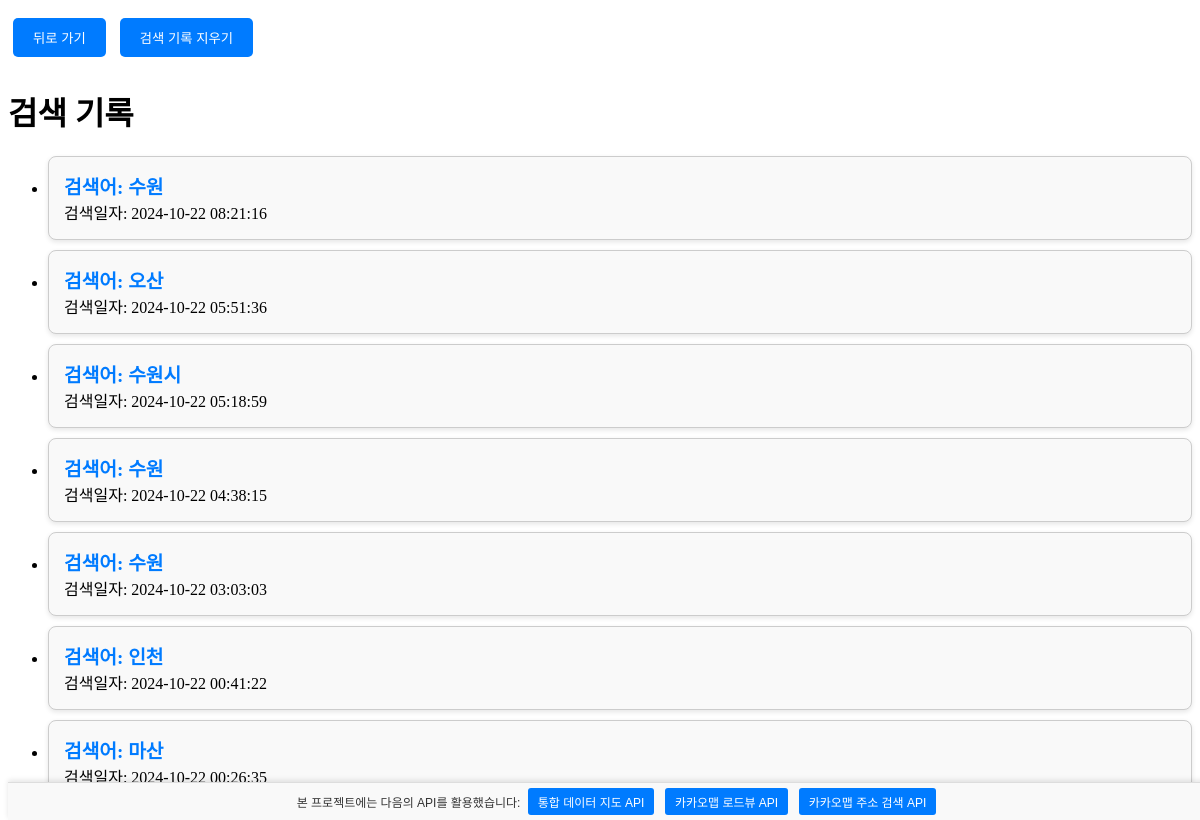
/search-history/ (signed in), run on an earlier commit of the app's database.
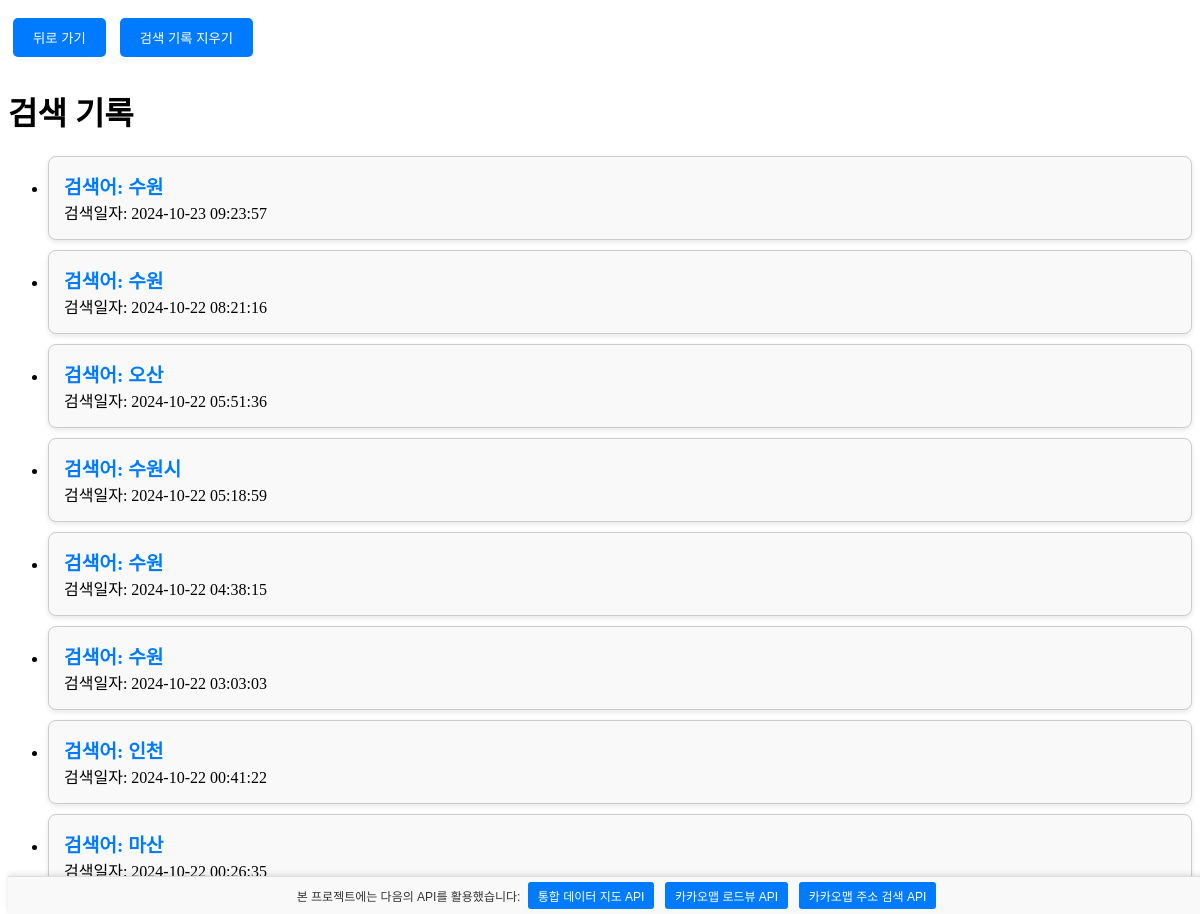
And on a later commit of the database.
### app/models.py (models this page shows, shortened)
class SearchHistory(models.Model):
    user = models.ForeignKey(User, on_delete=models.CASCADE, null=True, blank=True)
    search_query = models.CharField(max_length=255)
    search_results = models.TextField(default="")  # 검색 결과를 텍스트로 저장
    search_date = models.DateTimeField(auto_now_add=True)

### app/views.py (the view)
# urls.py: path('search-history/', views.search_history, name='search_history'),
def search_history(request):
    if request.user.is_authenticated:
        history = SearchHistory.objects.filter(user=request.user).order_by('-search_date')
        for record in history:
            pass
        return render(request, 'chatbot/search_history.html', {'history': history})
    else:
        return redirect('login')  # 로그인되지 않은 경우 로그인 페이지로 리다이렉트

### app/templates/chatbot/search_history.html (shortened to what this page needs)
{% block content %}
{% load static %}
<link rel="stylesheet" type="text/css" href="{% static 'chatbot/search_history.css' %}">
<link rel="stylesheet" type="text/css" href="{% static 'chatbot/api.css' %}">
<button class="button" onclick="window.history.back()">뒤로 가기</button>
<button class="button" onclick="clearSearchHistory()">검색 기록 지우기</button>
<h1>검색 기록</h1>
<ul>
    {% for record in history %}
        <li>
            <div class="job-card" onclick="toggleResults(this)">
                <div class="job-title">검색어: {{ record.search_query }}</div>
                <div>검색일자: {{ record.search_date|date:"Y-m-d H:i:s" }}</div>
            </div>
        </li>
    {% endfor %}
</ul>
<div class="api-banner">
    <p>본 프로젝트에는 다음의 API를 활용했습니다:</p>
    <a href="https://www.bigdata-map.kr/search/86750961" class="api-button" target="_blank">
        통합 데이터 지도 API
    </a>
    <a href="https://apis.map.kakao.com/web/sample/basicRoadview2/" class="api-button" target="_blank">
        카카오맵 로드뷰 API
    </a>
    <a href="https://developers.kakao.com/docs/latest/ko/local/dev-guide#search-by-address" class="api-button" target="_blank">
        카카오맵 주소 검색 API
    </a>
</div>
{% endblock %}

### app/static/chatbot/search_history.css (style rules this page uses)
.job-card { border: 1px solid #ccc; border-radius: 8px; padding: 15px; margin: 10px 0; background-color: #f9f9f9; box-shadow: 0 2px 5px rgba(0, 0, 0, 0.1); cursor: pointer; }
.job-title { font-weight: bold; color: #007bff; font-size: 1.2em; }
.button { padding: 10px 20px; margin: 10px 5px; border: none; border-radius: 5px; background-color: #007bff; color: white; cursor: pointer; }

### app/static/chatbot/api.css (style rules this page uses)
.api-banner { position: fixed; bottom: 0; width: 100%; background-color: #f9f9f9; padding: 5px 10px; border-top: 1px solid #ddd; text-align: center; font-family: Arial, sans-serif; box-shadow: 0 -2px 5px rgba(0, 0, 0, 0.1); z-index: 1000; }
.api-banner p { font-size: 12px; margin: 5px 0; display: inline-block; color: #333; }
.api-button { display: inline-block; padding: 5px 10px; margin: 0 3px; background-color: #007bff; color: #fff; border-radius: 3px; text-decoration: none; font-size: 12px; }

What changed in the data, as far as the page shows it:
added SearchHistory: search_query "수원", search_date "2024-10-23 09:23:57"
